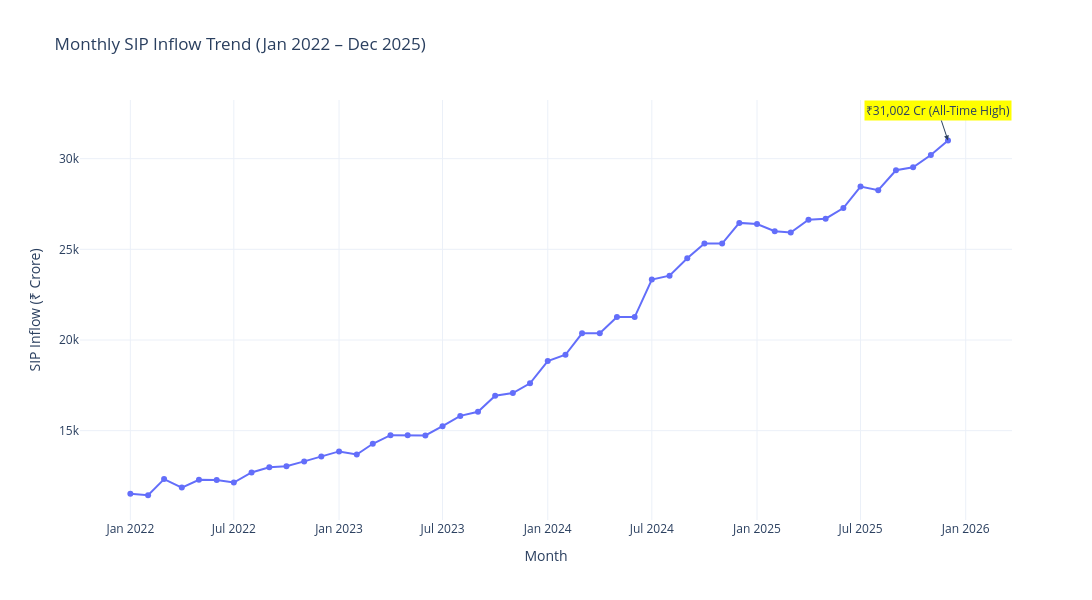

Notebook code for this chart:
### Code cell
fig = px.line(
    sip,
    x="month",
    y="sip_inflow_crore",
    markers=True,
    title="Monthly SIP Inflow Trend (Jan 2022 – Dec 2025)",
    template="plotly_white"
)

# Highlight the all-time high
fig.add_annotation(
    x="2025-12-01",
    y=31002,
    text="₹31,002 Cr (All-Time High)",
    showarrow=True,
    arrowhead=2,
    bgcolor="yellow"
)

fig.update_layout(
    xaxis_title="Month",
    yaxis_title="SIP Inflow (₹ Crore)",
    height=600,
    width=1100
)

fig.show()

### Figure 1 — Plotly figure (JSON) as saved in the notebook; plotly's stock layout.template omitted (floating-point values rounded to 4 significant figures)
{"data": [{"hovertemplate": "month=%{x}<br>sip_inflow_crore=%{y}<extra></extra>", "legendgroup": "", "line": {"color": "#636efa", "dash": "solid"}, "marker": {"symbol": "circle"}, "mode": "lines+markers", "name": "", "orientation": "v", "showlegend": false, "type": "scatter", "x": ["2022-01", "2022-02", "2022-03", "2022-04", "2022-05", "2022-06", "2022-07", "2022-08", "2022-09", "2022-10", "2022-11", "2022-12", "2023-01", "2023-02", "2023-03", "2023-04", "2023-05", "2023-06", "2023-07", "2023-08", "2023-09", "2023-10", "2023-11", "2023-12", "2024-01", "2024-02", "2024-03", "2024-04", "2024-05", "2024-06", "2024-07", "2024-08", "2024-09", "2024-10", "2024-11", "2024-12", "2025-01", "2025-02", "2025-03", "2025-04", "2025-05", "2025-06", "2025-07", "2025-08", "2025-09", "2025-10", "2025-11", "2025-12"], "xaxis": "x", "y": [11517, 11438, 12328, 11863, 12286, 12276, 12140, 12694, 12976, 13040, 13306, 13573, 13856, 13687, 14276, 14749, 14749, 14734, 15245, 15814, 16042, 16928, 17073, 17610, 18838, 19187, 20371, 20371, 21262, 21262, 23332, 23547, 24509, 25323, 25320, 26459, 26400, 25999, 25926, 26632, 26688, 27274, 28464, 28265, 29361, 29529, 30200, 31002], "yaxis": "y"}], "layout": {"annotations": [{"arrowhead": 2, "bgcolor": "yellow", "showarrow": true, "text": "₹31,002 Cr (All-Time High)", "x": "2025-12-01", "y": 31002}], "height": 600, "legend": {"tracegroupgap": 0}, "title": {"text": "Monthly SIP Inflow Trend (Jan 2022 – Dec 2025)"}, "width": 1100, "xaxis": {"anchor": "y", "domain": [0, 1], "title": {"text": "Month"}}, "yaxis": {"anchor": "x", "domain": [0, 1], "title": {"text": "SIP Inflow (₹ Crore)"}}}}
